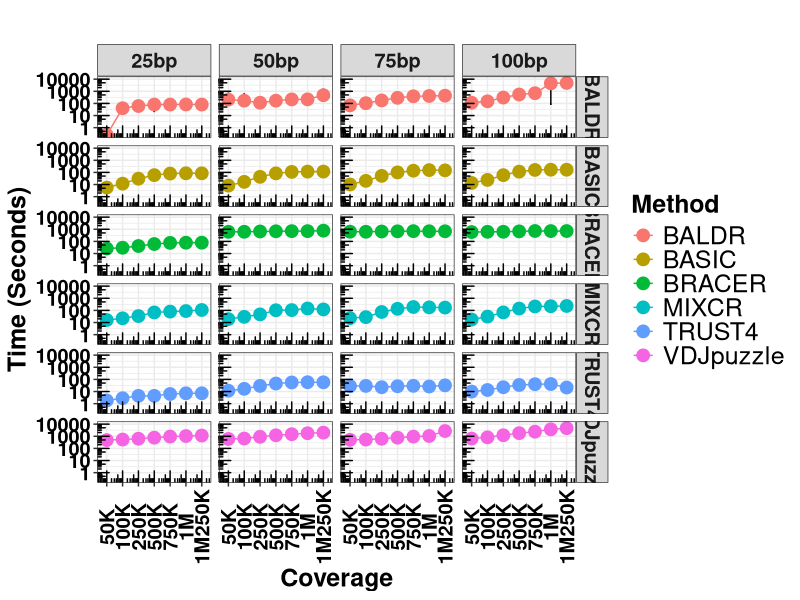

Here is the R script that generated this plot:
setwd("/cloud-data/snf-mgln-dds/AIDA/Bioinformatics/i0439277/RTcure/Benchmark/Pilot1_Sanger_TT/plot_time_execution/")
library(ggplot2)
library(tidyr)
library(plyr)
library(ggplot2)
library(scales)
time_exec <- read.table("Time_Execution_Methods_TT_plus_Linda.txt",header=T)
head(time_exec)
#names(time_exec)[8] <- "cov1mln.250k"
long_df <- time_exec
#long_df <- time_exec %>%  gather(coverage, time, cov50k:cov1mln.250k)
#long_df <- time_exec %>%  gather(coverage, time, Method)

head(long_df)
long_df$Time <- as.numeric(long_df$Time)
long_df$Coverage <- factor(long_df$Coverage, levels=c("50K", "100K", "250K", "500K", "750K", "1M", "1M250K"))
long_df$Read_Length <- factor(long_df$Read_Length, levels=c("25bp", "50bp", "75bp", "100bp"))
#now lets plot using the standatd deviation

#1) first create a function for this

data_summary <- function(data, varname, groupnames){
  require(plyr)
  summary_func <- function(x, col){
    c(mean = mean(x[[col]], na.rm=TRUE),
      sd = sd(x[[col]], na.rm=TRUE))
  }
  data_sum<-ddply(data, groupnames, .fun=summary_func,
                  varname)
  data_sum <- rename(data_sum, c("mean" = varname))
  return(data_sum)
}

#2) compute the standard deviation
long_df <- as.data.frame(long_df)
df2 <- data_summary(long_df, varname="Time", 
                    groupnames=c("Coverage", "Method","Read_Length"))
#quality check
head(df2)

#3) plot the standard deviation and the median of each method 
p <- ggplot(df2,aes(Coverage,Time,colour=Method,group=Read_Length))
pd<-position_dodge(.9)

p +   geom_errorbar(aes(ymin=Time-sd,ymax=Time+sd),width=.1,position=pd,colour="black") +
  geom_point(position=pd,size=4) + geom_line(position=pd) + 
  theme_bw() +  
  facet_grid(Method~Read_Length)+theme(axis.text.x=element_text(angle = 90, vjust = 0.5)) +
  scale_y_continuous(trans = log2_trans(),breaks = trans_breaks("log2", function(x) 2^x),labels = trans_format("log2", math_format(2^.x)))+
  scale_y_log10()+
  annotation_logticks()+
  ggtitle("")+ theme(plot.title = element_text(hjust = 0.5))+theme(text=element_text(size=15))+ xlab("Coverage") + ylab("Time (Seconds)")+
  theme(text=element_text(size=15))+theme(axis.text.x = element_text(face="bold", color="#000001")) + theme(axis.text.y = element_text(face="bold", color="#000001"))+theme(text = element_text(size = 18, face="bold"))+theme(axis.title.y = element_text(size = 18))+theme(legend.text = element_text(size = 18,face="plain"))+theme(legend.title = element_text(size = 18))  


#p+axis.title=element_text(size=18,face="bold")+theme(plot.title = element_text(hjust = 0.5))+theme(axis.text=element_text(size=14),axis.title=element_text(size=14,face="bold"))+ggtitle("")+ xlab("") + ylab("Time (Seconds)") +





